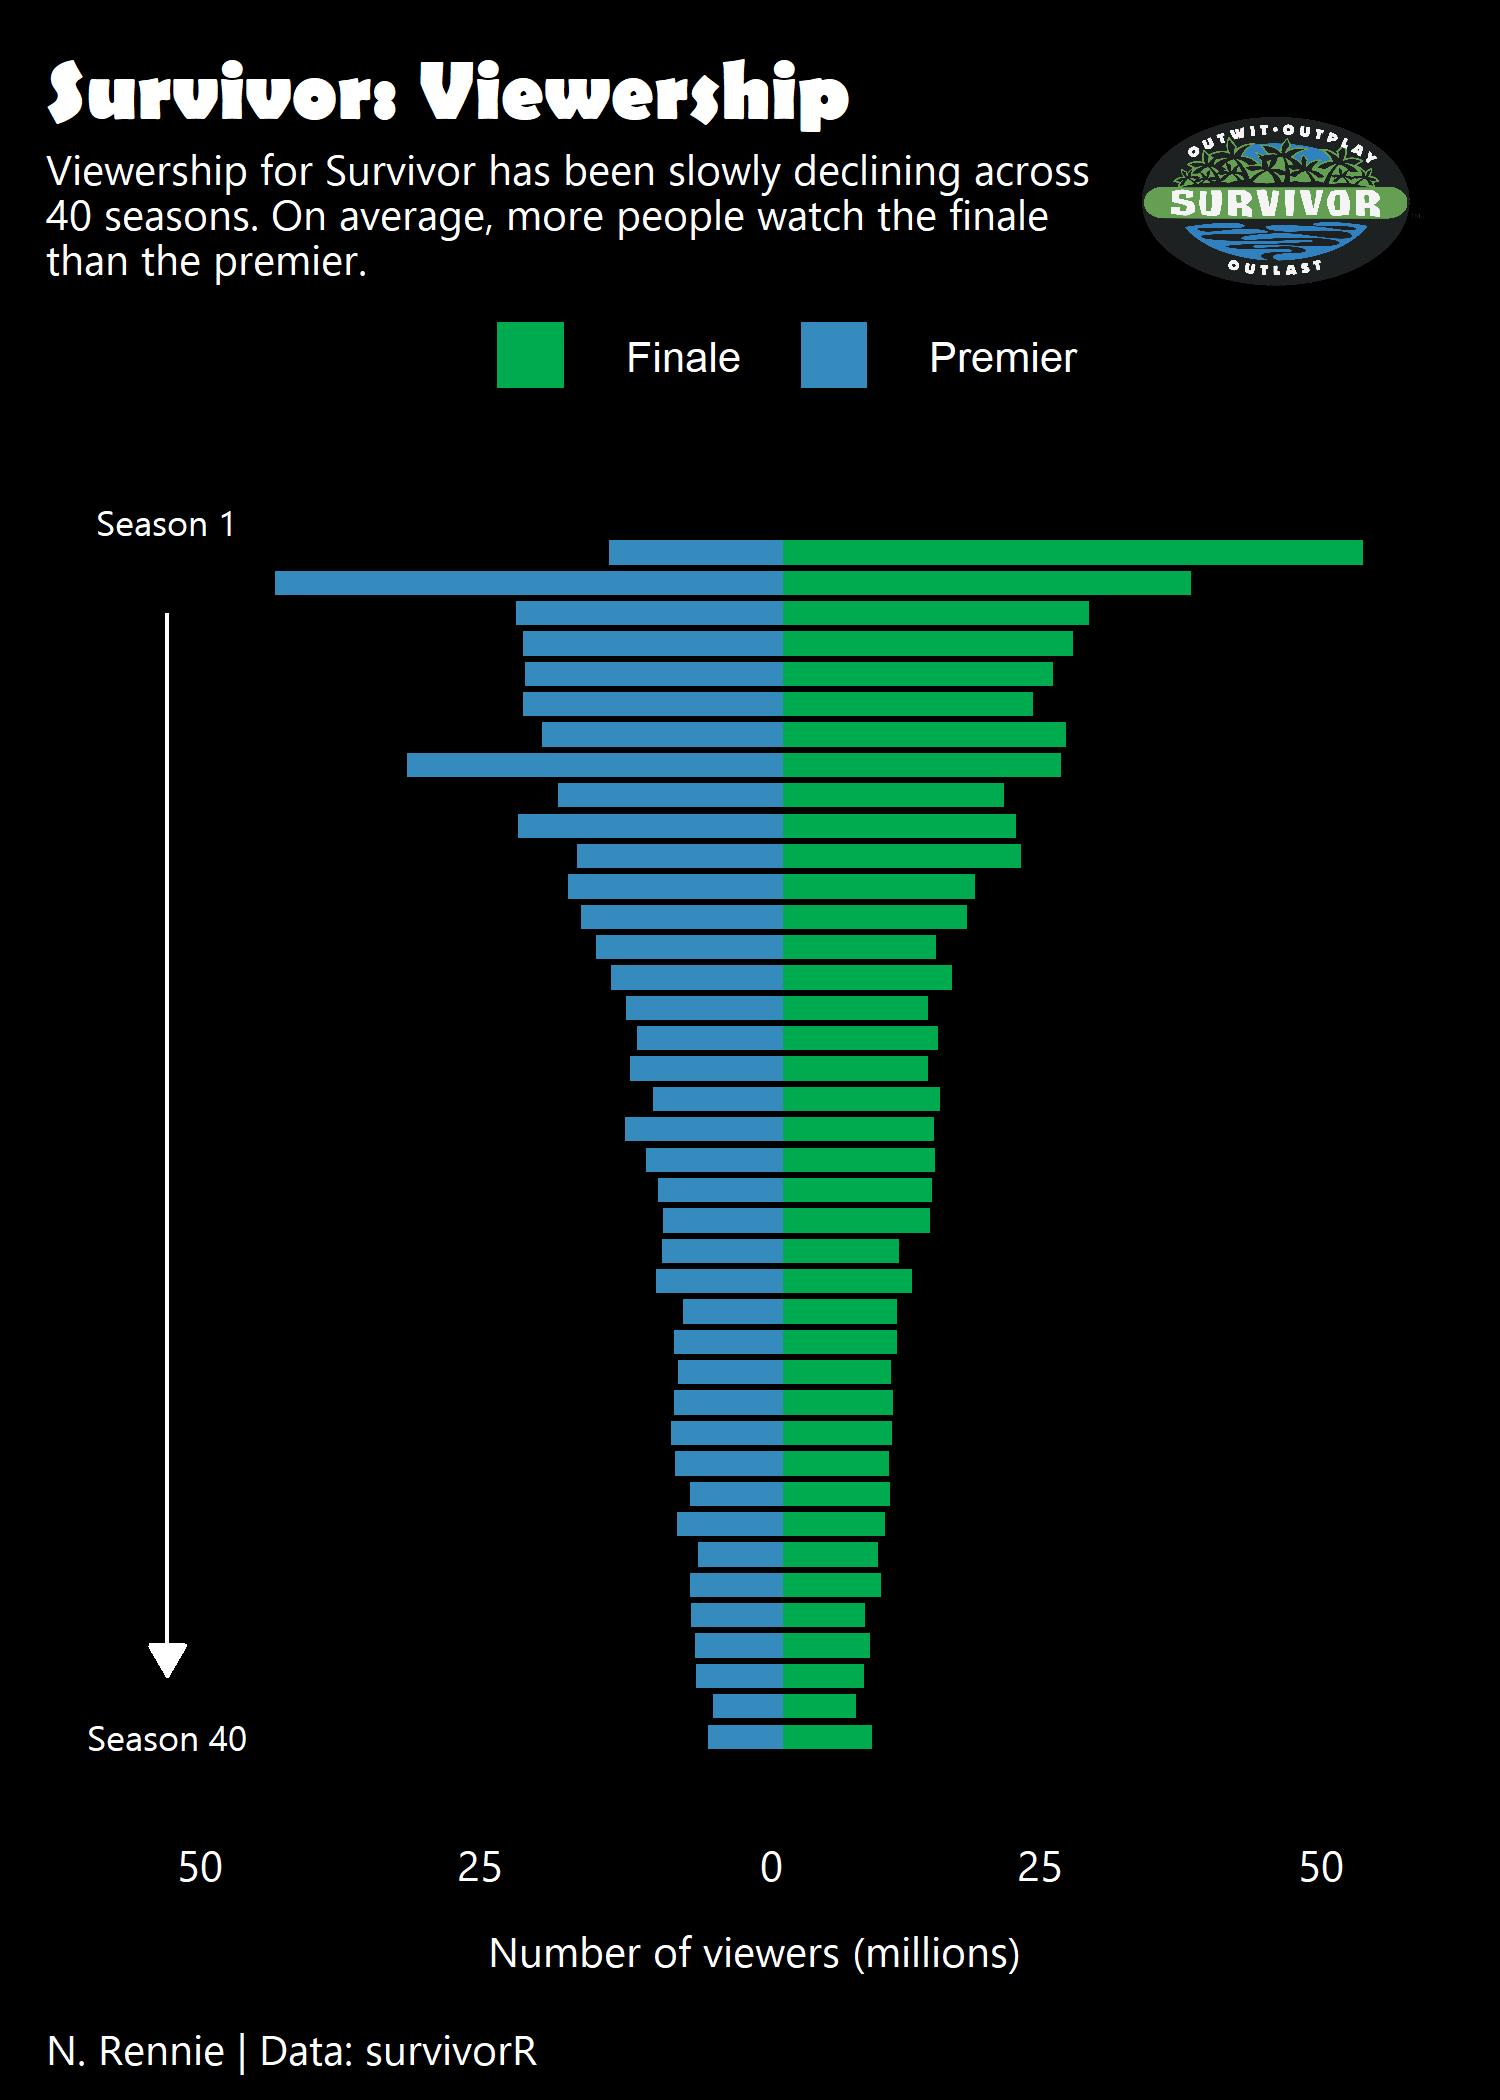

Recreate this plot in R.
library(tidyverse)
library(extrafont)
library(cowplot)
library(magick)

dev.new(width=5,height=7,unit="in", noRStudioGD = TRUE)

tuesdata <- tidytuesdayR::tt_load('2021-06-01')
summary <- tuesdata$summary

plot_data <- summary %>% select(season_name, season, viewers_premier, viewers_finale)
plot_data$viewers_premier <- -1*plot_data$viewers_premier
long_data <- pivot_longer(plot_data, c(viewers_premier, viewers_finale), values_to = "viewers", names_to="episode")

p <- ggplot() +  
  geom_bar(data=long_data, aes(x = season, y = viewers, fill = episode), stat = "identity", width = .8) +
  geom_text(data=data.frame(x=1, y=-55, label="Season 1"), mapping=aes(x=x, y=y, label=label), colour="white", size=3, family="Ebrima", hjust=0.5) +
  geom_text(data=data.frame(x=40, y=-55, label="Season 40"), mapping=aes(x=x, y=y, label=label), colour="white", size=3, family="Ebrima", hjust=0.5) +
  geom_segment(data=long_data, aes(x = 3, y = -55, xend = 38, yend = -55), colour="white", arrow=arrow(length=unit(0.30,"cm"), type = "closed")) +
  coord_flip() +
  scale_fill_manual("", values=c("viewers_finale"="#00ab50", "viewers_premier"="#358bbd"), breaks=c("viewers_finale","viewers_premier"), labels=c("Finale", "Premier")) +
  scale_x_reverse() +
  scale_y_continuous(limits=c(-60, 55), breaks=c(-50,-25,0,25,50), labels=c("50", "25", "0", "25", "50")) +
  labs(title="Survivor: Viewership", caption="\nN. Rennie | Data: survivorR",
       subtitle="Viewership for Survivor has been slowly declining across\n40 seasons. On average, more people watch the finale\nthan the premier.",
       y="\nNumber of viewers (millions)", x="") +
  theme(panel.background = element_rect(fill = "black", colour="black"),
        plot.background = element_rect(fill = "black", colour="black"),
        legend.background = element_rect(fill = "black"),
        plot.title = element_text(colour = "white", size=20, face="bold", hjust = 0, family="Berlin Sans FB"),
        plot.subtitle = element_text(colour = "white", size=10, hjust = 0, family="Ebrima"),
        plot.caption = element_text(colour = "white", size=10, hjust = 0, family="Ebrima"),
        legend.position=c(0.8,0.2),
        legend.key = element_rect(colour = "black", fill="black"),
        plot.margin = unit(c(0.5, 0.3, 0.3, 0.3), "cm"), #top, right, bottom, left
        legend.spacing.x = unit(0.5,"cm"),
        legend.title = element_text(colour = "white", size=10, hjust = 0.5, family="Ebrima"),
        legend.text = element_text(colour="white", size=10, family="Ebrima", hjust = 0),
        axis.title.y= element_blank(),
        axis.title.x= element_text(colour = "white", size=10, family="Ebrima"),
        axis.text.y=element_blank(),
        axis.text.x=element_text(colour = "white", size=10, hjust = 1, family="Ebrima"),
        axis.ticks=element_blank(),
        panel.grid.major = element_blank(),
        panel.grid.minor = element_blank()
  )
p

#save images along the way
fname <- paste(gsub(":", "-",gsub(" ", "", Sys.time(), fixed = TRUE)), ".jpg", sep="")
ggsave(p, filename = fname,  bg = "transparent", height=7, width=5, unit="in")

#add logo
logo_file <- "./logo.png"
q <- ggdraw() + 
  draw_plot(p) +
  draw_image(
    logo_file, x = 0.81, y = 0.45, hjust = 0.5, vjust = 1, halign = 1, valign = 1,
    width = 0.3
  )
q

#save final image
ggsave(q, filename = "29052021.jpg",  bg = "transparent", height=7, width=5, unit="in")

#animate gif of progress
imgs <- list.files(full.names = TRUE)
img_list <- lapply(imgs, image_read)
img_joined <- image_join(img_list)
anim <- image_animate(image_scale(img_joined,"480x672"), fps = 1)
image_write(image = anim,path = "01062021_tt.gif")

#animate pyramid map
make_pyramid <- function(season_val){
  d <- filter(long_data, season <= season_val)
  seg_y <- c(NA, (43-season_val))[(as.numeric(season_val > 6) + 1)]
  seg_y_end <- c(NA, 38)[(as.numeric(season_val > 6) + 1)]
  lab_y <- c((40-season_val), NA)[(as.numeric(season_val == 1) + 1)]
  p <- ggplot() +  
    geom_bar(data=d, aes(x = season+(40-season_val), y = viewers, fill = episode), stat = "identity", width = .8) +
    geom_text(data=data.frame(x=lab_y, y=-55, label="Season 1"), mapping=aes(x=x, y=y, label=label), colour="white", size=3, family="Ebrima", hjust=0.5) +
    geom_text(data=data.frame(x=40, y=-55, label=paste("Season ", season_val, sep="")), mapping=aes(x=x, y=y, label=label), colour="white", size=3, family="Ebrima", hjust=0.5) +
    geom_segment(data=long_data, aes(x = seg_y, y = -55, xend = seg_y_end, yend = -55), colour="white", arrow=arrow(length=unit(0.30,"cm"), type = "closed")) +
    coord_flip() +
    scale_fill_manual("", values=c("viewers_finale"="#00ab50", "viewers_premier"="#358bbd"), breaks=c("viewers_finale","viewers_premier"), labels=c("Finale", "Premier")) +
    scale_x_reverse(limits=c(41,0)) +
    scale_y_continuous(limits=c(-60, 55), breaks=c(-50,-25,0,25,50), labels=c("50", "25", "0", "25", "50")) +
    labs(title="Survivor: Viewership", caption="\nN. Rennie | Data: survivorR",
         subtitle="Viewership for Survivor has been slowly declining across\n40 seasons. On average, more people watch the finale\nthan the premier.",
         y="\nNumber of viewers (millions)", x="") +
    theme(panel.background = element_rect(fill = "black", colour="black"),
          plot.background = element_rect(fill = "black", colour="black"),
          legend.background = element_rect(fill = "black"),
          plot.title = element_text(colour = "white", size=20, face="bold", hjust = 0, family="Berlin Sans FB"),
          plot.subtitle = element_text(colour = "white", size=10, hjust = 0, family="Ebrima"),
          plot.caption = element_text(colour = "white", size=10, hjust = 0, family="Ebrima"),
          legend.position="top",
          legend.key = element_rect(colour = "black", fill="black"),
          plot.margin = unit(c(0.5, 0.3, 0.3, 0.3), "cm"), #top, right, bottom, left
          legend.spacing.x = unit(0.5,"cm"),
          legend.title = element_text(colour = "white", size=10, hjust = 0.5, family="Ebrima"),
          legend.text = element_text(colour="white", size=10, hjust = 0),
          axis.title.y= element_blank(),
          axis.title.x= element_text(colour = "white", size=10, family="Ebrima"),
          axis.text.y=element_blank(),
          axis.text.x=element_text(colour = "white", size=10, hjust = 1, family="Ebrima"),
          axis.ticks=element_blank(),
          panel.grid.major = element_blank(),
          panel.grid.minor = element_blank()
    )
  q <- ggdraw() + 
    draw_plot(p) +
    draw_image(
      logo_file, x = 0.85, y = 0.95, hjust = 0.5, vjust = 1, halign = 1, valign = 1,
      width = 0.21
    )
  q
  return(q)
}

#make_pyramid(20)

for(i in 1:40){
  k <- make_pyramid(i)
  ggsave(k, filename = paste(i, ".jpg", sep=""),  bg = "transparent", height=7, width=5, unit="in")
}

#animate gif of progress
imgs <- list.files(full.names = TRUE)
img_list <- lapply(imgs, image_read)
img_joined <- image_join(img_list)
anim <- image_animate(image_scale(img_joined,"480x672"), fps = 4)
image_write(image = anim,path = "01062021.gif")
